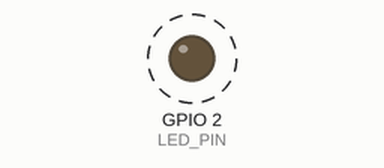
Simulated run of this sketch. Board: ESP32. Shown: output pins drawn as LEDs (lit = HIGH). Dashed ring = blinking. What the sketch prints to the serial monitor is not drawn.

Above: at 0.2 s.
Timing chart, 0 to 3.0 s (numbered marks = the images above):
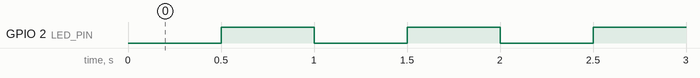

Measured:
- by itself, GPIO 2 (LED_PIN): alternates HIGH for 0.50 s and LOW for 0.50 s

The sketch:

main.ino
```cpp
#include <Arduino.h>

static const int LED_PIN = 2;
static bool led = false;
static unsigned long last = 0;
static unsigned long lastPrint = 0;

void blink_led (){
  unsigned long now = millis();

  unsigned int diff = now - last;
  if(diff >= 500){
    digitalWrite(LED_PIN, !led);
    led = !led;
    last = now;
    Serial.printf("led has blinked %lu ms\n", diff);
  }
}


  // Tarefa 2 - Processo alguma coisa
  void process_anything()
  {
    unsigned long temp0 = micros();
    for(volatile long i=0; i< 50000; i++){}
    unsigned long temp1 = micros() - temp0;
    if(millis() - lastPrint >= 2000)
    {
      Serial.printf("[micros] periodo = %lu us\n", temp1);
      lastPrint = millis();
    }
  }


void setup() {
  // put your setup code here, to run once:
  Serial.begin(115200);
  pinMode(LED_PIN, OUTPUT);
}

void loop() {
  // put your main code here, to run repeatedly:
  blink_led(); // this speeds up the simulation
process_anything();
}
```
